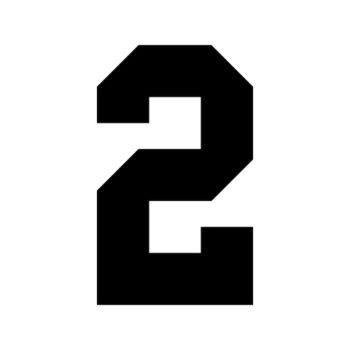
#> input picture DataSet/Two.jpg, 350 x 350 px, found by its file name
$ jupyter execute --allow-errors digiRecognition.ipynb   (older library calls are emulated)
#> lines starting #> are read from the running program, lines starting #| are printed output that depends on the picture
[cell 1]
from sklearn import datasets
import matplotlib.pyplot as plot
import numpy as np

<h3>Dataset</h3>

[cell 2]
digits = datasets.load_digits()
digits.keys()

[cell 3]
print(digits.DESCR)

[cell 4]
digits.images.shape

[cell 5]
digits.data.shape

[cell 6]
digits.images[:2]

[cell 7]
digits.data[:1]

[cell 8]
img = digits.images[0]
img.shape

[cell 9]
import matplotlib.pyplot as plt

plt.imshow(img, cmap=plt.cm.gray)
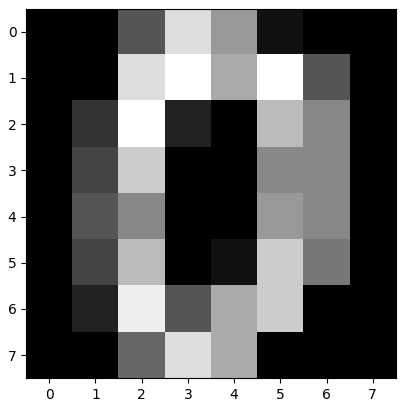
#> figure drawn by matplotlib, 1 panel

[cell 10]
def visual_multi(i):
#> called with i = 0
    nplots=40
    fig = plt.figure(figsize=(8,4))
    for j in range(nplots):
        plt.subplot(4, 10, j+1)
        plt.imshow(digits.images[i+j], cmap=plt.cm.gray)

[cell 11]
visual_multi(0)
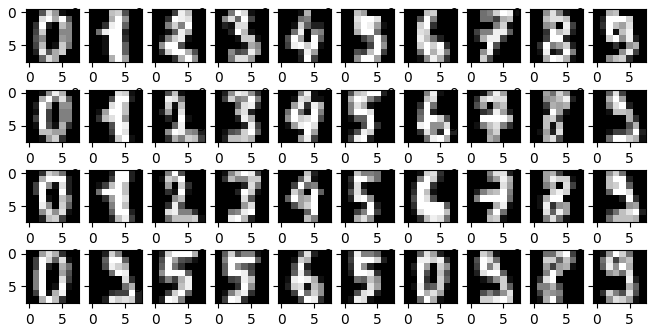
#> figure drawn by matplotlib, 40 panels

<h3>Prepare Data</h3>

[cell 12]
digits.images.shape

[cell 13]
digits.images[0]

[cell 14]
n_sample = len(digits.images)
n_sample

[cell 15]
x = digits.images.reshape(n_sample, -1)
x.shape

[cell 16]
x[:1]

[cell 17]
digits.data[:1]

[cell 18]
y = digits.target
y[:40]

[cell 19]
from sklearn.decomposition import PCA
import pandas as pd
import seaborn as sns

pca = PCA(n_components=2)
x_pca = pca.fit_transform(x)

df = pd.DataFrame(x_pca, columns=['pca1', 'pca2'])
df['labels'] = y

# sns.set_style("whi")
plt.rcParams['figure.figsize'] = 6,6
g = sns.scatterplot(data=df, x='pca1', y='pca2', hue='labels',
                    s=50, palette='Set1', legend='full')
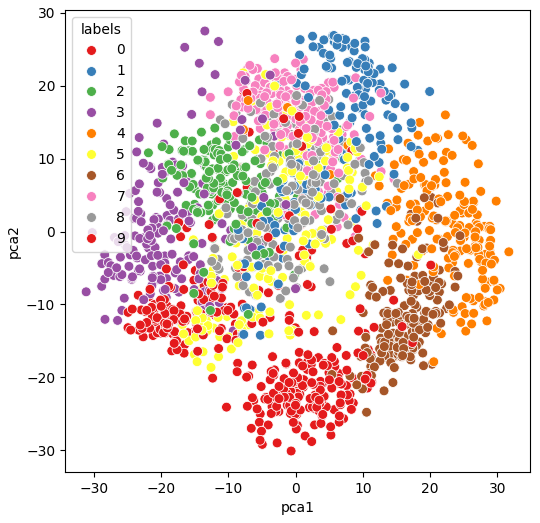
#> figure drawn by matplotlib, 1 panel

[cell 20]
x_pca.shape

<h3>Train-Test Split</h3>

[cell 21]
from sklearn.model_selection import train_test_split

x_train, x_test, y_train, y_test = train_test_split(x, y, test_size=0.3)
x_train, x_test, y_train, y_test = train_test_split(x, y, test_size=0.3, random_state=3)

[cell 22]
from sklearn.svm import SVC

model = SVC()
model.fit(x_train, y_train)

[cell 23]
from sklearn.metrics import classification_report
from sklearn.metrics import accuracy_score
from sklearn.metrics import confusion_matrix, ConfusionMatrixDisplay

[cell 24]
from sklearn.model_selection import cross_val_score

cvs = cross_val_score(model, x, y, cv=5)
print("cross val score : {}".format(cvs.round(3)))
print("mean : {}".format(cvs.mean()*100))

[cell 25]
y_pred = model.predict(x_test)
print(classification_report(y_test, y_pred))
print(confusion_matrix(y_test, y_pred))

[cell 26]
y_pred[:20]

[cell 27]
cm = confusion_matrix(y_test, y_pred)
ConfusionMatrixDisplay(cm).plot()
plt.title("Confusion Matrix")
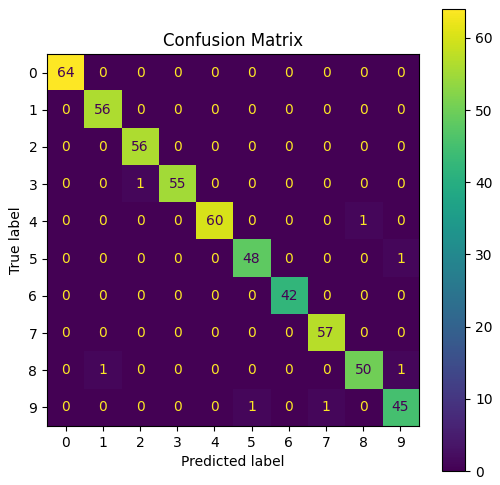
#> figure drawn by matplotlib, 2 panels

[cell 28]
idx_miss = np.where(y_test != y_pred)
print(idx_miss)

[cell 29]
y_test[idx_miss]

[cell 30]
y_pred[idx_miss]

[cell 31]
plt.imshow(x_test[idx_miss][0].reshape(8,8), cmap="gray")
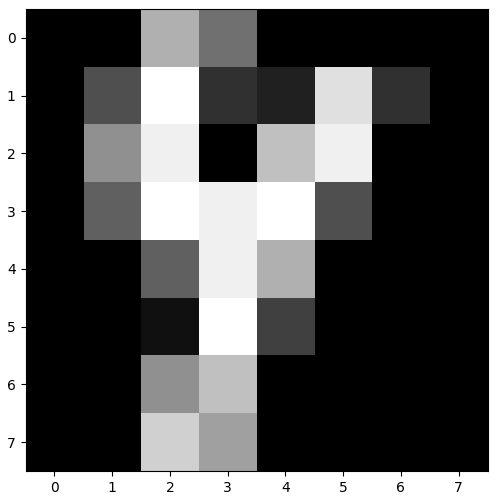
#> figure drawn by matplotlib, 1 panel

<h3>Save Model</h3>

[cell 32]
import joblib

joblib.dump(model, "digit_recognition_model.pkl")

[cell 33]
from PIL import Image, ImageOps

imgFile = 'DataSet/two.jpg'

img = Image.open(imgFile).convert("L")
img

[cell 34]
img = ImageOps.invert(img)
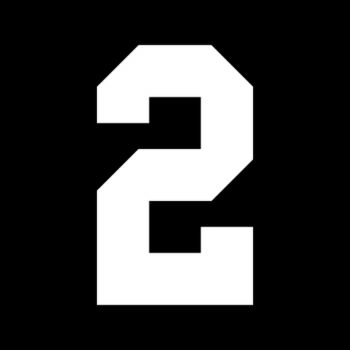
#> img: PIL image 350x350 L; min 0, max 255, mean 60.4
img

[cell 35]
img =img.resize((8,8), Image.ANTIALIAS)
img

[cell 36]
pixel = np.array(img)
pixel = pixel/255*16
pixel = pixel.astype('int')

my_digit = pixel.reshape(1, -1)
predicted = model.predict(my_digit)
#> predicted = [8]

plt.imshow(pixel, cmap="gray")
plt.title("Prediction {}".format(predicted[0]))
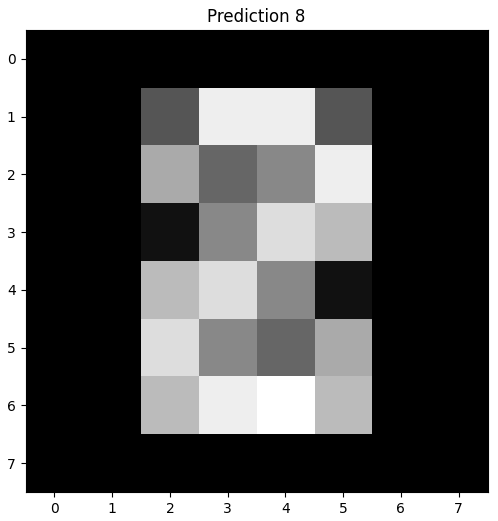
#> figure drawn by matplotlib, 1 panel

$ run again, with DataSet/zero.jpg copied over DataSet/Two.jpg
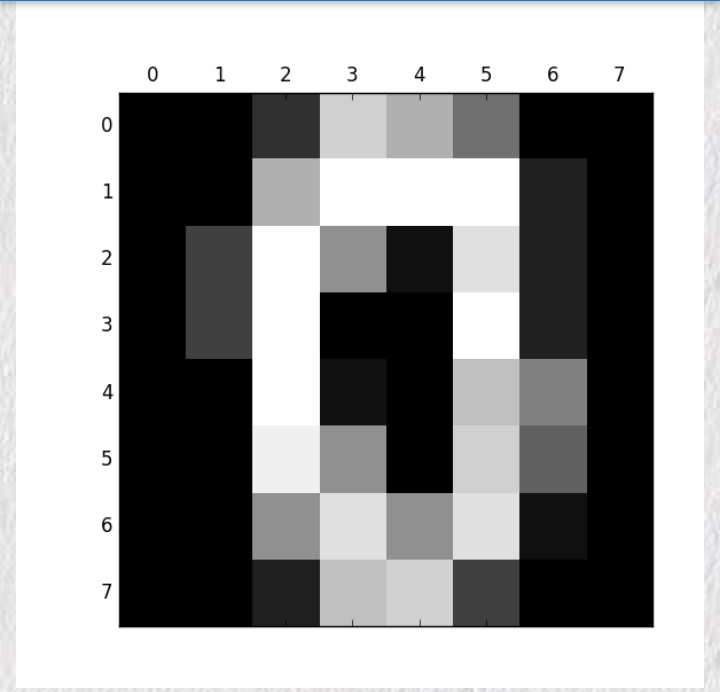
#> input picture DataSet/zero.jpg, 720 x 692 px, found by its file name
#> `img = ImageOps.invert(img)`:
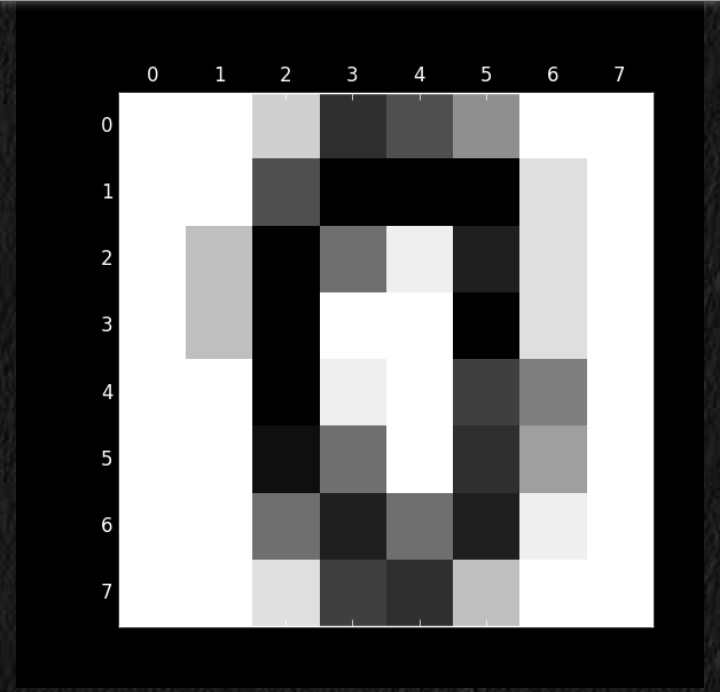
#> img: PIL image 720x692 L; min 0, max 255, mean 100.5
#> predicted = [4]
#> `[cell 36] pixel = np.array(img) pixel = pixel/255*16 pixel = pixel.ast..`:
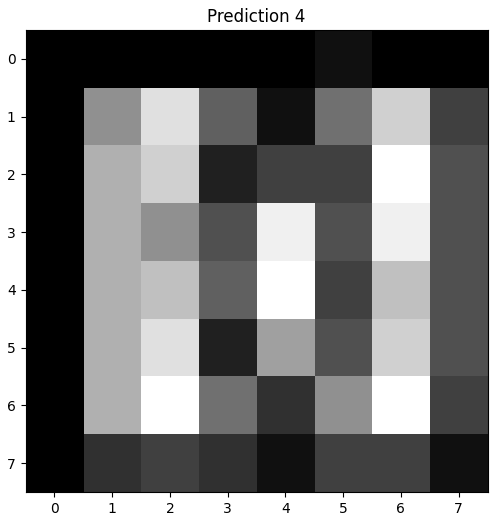
#> figure drawn by matplotlib, 1 panel
